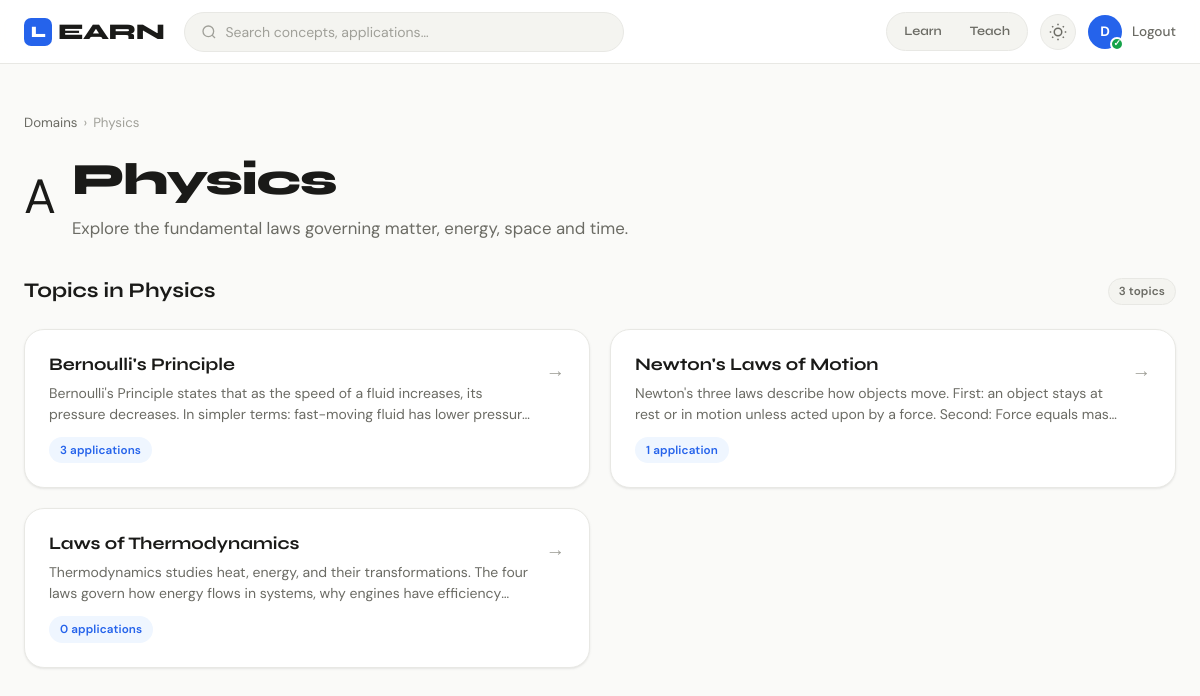
The page /domain/1 (signed in) on the database its author committed.
### models.py (models this page shows, shortened)
class User(UserMixin, db.Model):
    __tablename__ = 'users'
    id = db.Column(db.Integer, primary_key=True)
    name = db.Column(db.String(100), nullable=False)
    email = db.Column(db.String(150), unique=True, nullable=False)
    password_hash = db.Column(db.String(256), nullable=False)
    role = db.Column(db.String(20), default='user')  # 'user', 'admin'
    reputation = db.Column(db.Integer, default=0)
    is_verified = db.Column(db.Boolean, default=False)
    mode = db.Column(db.String(10), default=None)  # 'learn' or 'teach'
    created_at = db.Column(db.DateTime, default=datetime.utcnow)
    applications = db.relationship('Application', backref='author', lazy=True)
    comments = db.relationship('Comment', backref='author', lazy=True)
    votes = db.relationship('Vote', backref='voter', lazy=True)
    reports = db.relationship('Report', backref='reporter', lazy=True)

class Domain(db.Model):
    __tablename__ = 'domains'
    id = db.Column(db.Integer, primary_key=True)
    name = db.Column(db.String(100), unique=True, nullable=False)
    icon = db.Column(db.String(50), default='🔬')
    description = db.Column(db.String(300))
    topics = db.relationship('Topic', backref='domain', lazy=True)

class Topic(db.Model):
    __tablename__ = 'topics'
    id = db.Column(db.Integer, primary_key=True)
    name = db.Column(db.String(150), nullable=False)
    domain_id = db.Column(db.Integer, db.ForeignKey('domains.id'), nullable=False)
    explanation = db.Column(db.Text)
    applications = db.relationship('Application', backref='topic', lazy=True)

### routes/main_routes.py (the view)
@main_bp.route('/domain/<int:domain_id>')
@login_required
def domain_detail(domain_id):
    domain = Domain.query.get_or_404(domain_id)
    topics = Topic.query.filter_by(domain_id=domain_id).all()
    return render_template('domain_detail.html', domain=domain, topics=topics)

### templates/domain_detail.html (shortened to what this page needs)
{% extends "base.html" %}
{% block content %}
<div class="container-wide">
  <div class="page-header">
    <div class="breadcrumb">
      <a href="{{ url_for('main.domains') }}">Domains</a>
      <span class="breadcrumb-sep">›</span>
      <span>{{ domain.name }}</span>
    </div>
    <div style="display:flex;align-items:center;gap:16px;flex-wrap:wrap;">
      <span style="font-size:3rem;">{{ domain.icon }}</span>
      <div>
        <h1 class="page-title fade-up">{{ domain.name }}</h1>
        <p class="page-subtitle fade-up fade-up-1">{{ domain.description }}</p>
      </div>
    </div>
  </div>
  <div class="section-header">
    <h2 class="section-title">Topics in {{ domain.name }}</h2>
    <span class="tag">{{ topics | length }} topic{% if topics | length != 1 %}s{% endif %}</span>
  </div>
  {% if topics %}
  <div class="grid-2 fade-up fade-up-1">
    {% for topic in topics %}
    <a href="{{ url_for('main.topic_detail', topic_id=topic.id) }}" class="card" style="display:block;padding:24px;text-decoration:none;">
      <div style="display:flex;align-items:start;justify-content:space-between;gap:12px;">
        <div>
          <h3 style="font-family:var(--font-display);font-size:1.1rem;font-weight:700;margin-bottom:8px;color:var(--text);">{{ topic.name }}</h3>
          {% if topic.explanation %}
          <p style="font-size:0.875rem;color:var(--text-secondary);line-height:1.5;display:-webkit-box;-webkit-line-clamp:2;-webkit-box-orient:vertical;overflow:hidden;">
            {{ topic.explanation }}
          </p>
          {% endif %}
          <div style="margin-top:12px;display:flex;align-items:center;gap:8px;">
            <span class="tag tag-accent">{{ topic.applications | length }} application{% if topic.applications | length != 1 %}s{% endif %}</span>
          </div>
        </div>
        <span style="color:var(--text-muted);font-size:1.2rem;flex-shrink:0;margin-top:2px;">→</span>
      </div>
    </a>
    {% endfor %}
  </div>
  {% endif %}
  <div style="padding-bottom:60px;"></div>
</div>
{% endblock %}

### templates/base.html (shortened to what this page needs)
<!DOCTYPE html>
<html lang="en" data-theme="light">
<head>
  <link rel="stylesheet" href="{{ url_for('static', filename='css/main.css') }}">
</head>
<body>
{% if current_user.is_authenticated %}
<nav class="navbar">
  <div class="nav-inner">
    <a href="{{ url_for('main.domains') }}" class="nav-logo">
      <span class="logo-mark">L</span>EARN
    </a>
    <div class="nav-center">
      <form action="{{ url_for('main.search') }}" method="get" class="nav-search-form" autocomplete="off">
        <div class="search-wrap">
          <svg width="16" height="16" viewBox="0 0 24 24" fill="none" stroke="currentColor" stroke-width="2"><circle cx="11" cy="11" r="8"/><path d="m21 21-4.35-4.35"/></svg>
          <input type="text" name="q" placeholder="Search concepts, applications…" id="globalSearch" value="{{ request.args.get('q', '') }}">
        </div>
      </form>
    </div>
    <div class="nav-right">
      <div class="mode-pill">
        <a href="{{ url_for('main.switch_mode', mode='learn') }}" class="mode-btn {% if current_user.mode == 'learn' %}active{% endif %}">Learn</a>
        <a href="{{ url_for('main.switch_mode', mode='teach') }}" class="mode-btn {% if current_user.mode == 'teach' %}active{% endif %}">Teach</a>
      </div>
      <button class="theme-toggle" id="themeToggle" title="Toggle dark mode">
      </button>
      <div class="nav-user">
        <a href="{{ url_for('main.dashboard') }}" class="user-avatar" title="{{ current_user.name }}">
          {{ current_user.name[0].upper() }}
          {% if current_user.is_verified %}<span class="verified-dot">✓</span>{% endif %}
        </a>
        <a href="{{ url_for('auth.logout') }}" class="nav-link">Logout</a>
      </div>
    </div>
  </div>
</nav>
{% endif %}
<main class="main-content">
  {% block content %}{% endblock %}
</main>
</body>
</html>

### rows shown on the page
User: name "D"
Domain: name "Physics", icon "A", description "Explore the fundamental laws governing matter, energy, space and time."
Topic: name "Bernoulli's Principle", explanation "Bernoulli's Principle states that as the speed of a fluid increases, its pressure decreases. In simpler terms: fast-moving fluid has lower…", applications|length "3"
Topic: name "Newton's Laws of Motion", explanation "Newton's three laws describe how objects move. First: an object stays at rest or in motion unless acted upon by a force. Second: Force equals…", applications|length "1"
Topic: name "Laws of Thermodynamics", explanation "Thermodynamics studies heat, energy, and their transformations. The four laws govern how energy flows in systems, why engines have…", applications|length "0"

### other values the page prints
{{ topics | length }} "3"
